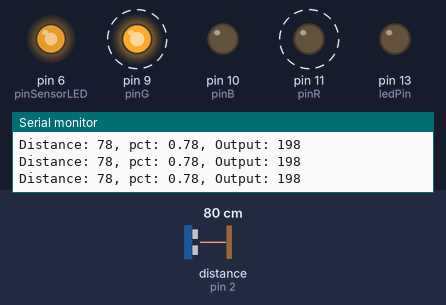
A sketch run on a simulated Arduino Uno, built with avr-gcc and run on an emulated ATmega328P. Parts: output pins drawn as LEDs (lit = HIGH), the last lines printed to the serial monitor. Wiring (inferred from the names in the program): ultrasonic range finder: trigger pin 3; echo pin 2. Dashed ring = blinking. The inputs (shaded band) are chosen by the test bench; at power-on: distance to the obstacle (sensor on pin 2) 80 cm. The echo pulse lasts 58.3 µs per cm; pins used as bus, display or sensor lines are not drawn.

Above: at 1.2 s.
1.3 s: distance to the obstacle (sensor on pin 2) set to 12 cm
At 1.9 s:
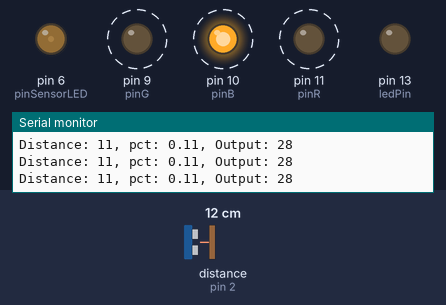
4.3 s: distance to the obstacle (sensor on pin 2) set to 9 cm
At 4.47 s:
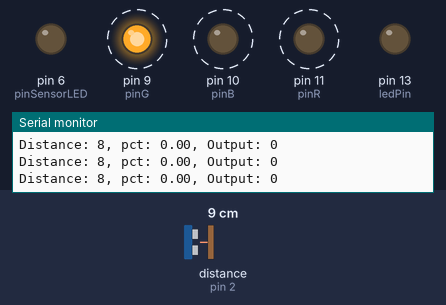
7.3 s: distance to the obstacle (sensor on pin 2) set to 120 cm
At 7.9 s:
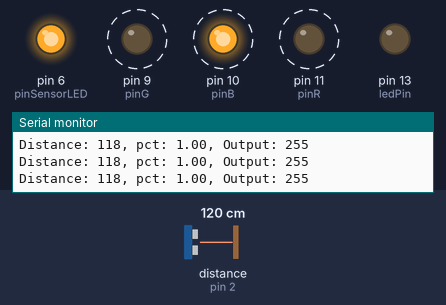
10.3 s: distance to the obstacle (sensor on pin 2) set to 35 cm
At 11.7 s:
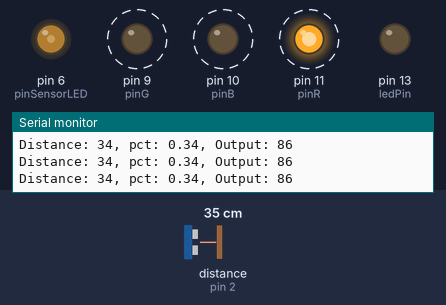
13.3 s: distance to the obstacle (sensor on pin 2) set to 60 cm
At 14.2 s:
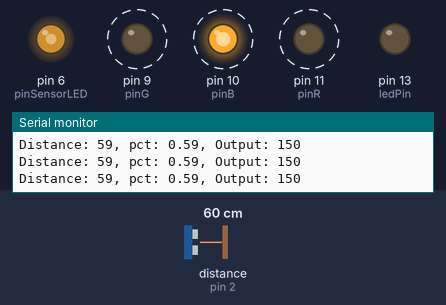
16.3 s: distance to the obstacle (sensor on pin 2) set to 250 cm
At 17.8 s:
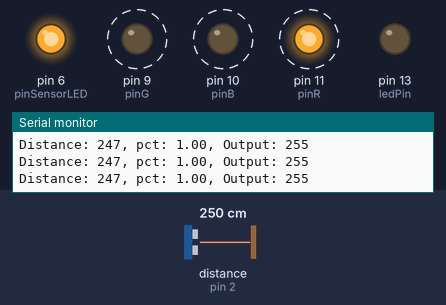
Timing chart, 0 to 20.3 s (numbered marks = the images above; inputs shaded):
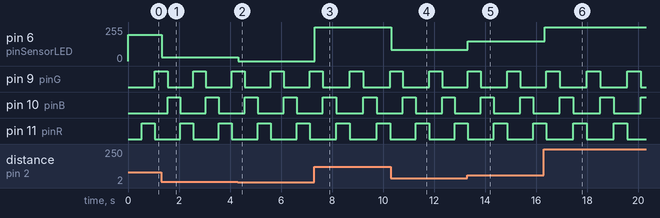

The sketch:

ArduinoUnoHome.ino
```cpp
// constants won't change. Used here to set a pin number:
const int ledPin =  LED_BUILTIN;// the number of the LED pin

// Variables will change:
int ledState = LOW;             // ledState used to set the LED

// Generally, you should use "unsigned long" for variables that hold time
// The value will quickly become too large for an int to store
unsigned long previousMillis = 0;        // will store last time LED was updated

// constants won't change:
const long interval = 500;           // interval at which to blink (milliseconds)

/////////////////////////////////////////////
unsigned long previousMilisTest = 0;        // will store last time LED was updated
const int pinR=11;
const int pinB=10;
const int pinG=9;

int myPins[] = {pinR, pinG, pinB};
int currentPinIndex = 0;

/////////////////////////////////////////////
unsigned long animatedMilisTest = 0;        // will store last time LED was updated
int animatedCurrentValue = 0;


/////////////////////////////////////////////
const int pinSensorPIR = 12;
const int pinSensorLED = 6;
int valPIR = 0;         // variable to store the read value

/////////////////////////////////////////////
unsigned long aproxMilisTest = 0;
const int trigPin = 3;
const int echoPin = 2;
// defines variables
long duration;
int distance;
const int rangeWidth = 4;
const int changeTreshold = 4;
int currentBaseDistance = 0;
int changeCandidateDistance = 0;
int changeCounter = 0;


void setup() {
  Serial.begin(9600);
  // set the digital pin as output:
  pinMode(ledPin, OUTPUT);

  pinMode(pinR,OUTPUT);
  pinMode(pinB,OUTPUT);
  pinMode(pinG,OUTPUT);

  // ALWAYS CHECK IF PIN MODE WAS SET FOR PINs
  pinMode(trigPin,OUTPUT);
  pinMode(echoPin,INPUT);

  Serial.print("test=");
  Serial.println(sizeof(myPins));
}

void loop() {
//  blinkBuiltInLED();

  testMyLED();
//  animatedColoringLED();

//  handlePIR();

  testAprox();
}

bool inRange(int rangeBase, int candidate) {
  int rangeLeftBound = rangeBase - rangeWidth / 2;
  int rangeRightBound = rangeBase + rangeWidth / 2;
  return candidate >= rangeLeftBound || candidate <= rangeRightBound;
}

void testAprox() {
  // Clears the trigPin
  digitalWrite(trigPin, LOW);
  delayMicroseconds(2);
  // Sets the trigPin on HIGH state for 10 micro seconds
  digitalWrite(trigPin, HIGH);
  delayMicroseconds(10);
  digitalWrite(trigPin, LOW);
  // Reads the echoPin, returns the sound wave travel time in microseconds
  duration = pulseIn(echoPin, HIGH);
  // Calculating the distance
  distance= duration*0.034/2;

  bool isValid = false;
  if (inRange(distance, currentBaseDistance)) {
    // in range
    isValid = true;
    changeCounter = 0;
  } else {
    // not in range
    if (inRange(distance, changeCandidateDistance)) {
      changeCounter = changeCounter + 1;
    } else {
      changeCounter = 0;
    }

    changeCandidateDistance = distance;
    if (changeCounter >= changeTreshold) {
      currentBaseDistance = distance;
      isValid = true;
      changeCounter = 0;
    }
  }

  if (isValid) {
    // 1 meter is a max distance considered here
    int maxDistance = 100;
    int minDistance = 10;
    int tempDistance = distance;
    if (tempDistance > maxDistance)
    {
      tempDistance = maxDistance;
    }
    else if (tempDistance < minDistance) {
      tempDistance = 0;
    }
    float pct = ((float)tempDistance) / maxDistance;
    int minOutput = 0;
    int maxOutput = 255;
    float output =  pct * (maxOutput - minOutput) + minOutput ;
    int finalOutput = (int)output;
    analogWrite(pinSensorLED, finalOutput);


    // Prints the distance on the Serial Monitor
    Serial.print("Distance: ");
    Serial.print(distance);
    Serial.print(", pct: ");
    Serial.print(pct);
    Serial.print(", Output: ");
    Serial.println(finalOutput);
  }
}

void handlePIR() {
  valPIR= digitalRead(pinSensorPIR);
  Serial.print("sensor=");
  Serial.println(valPIR);
  int state = LOW;
  if (valPIR != 0) {
    state = HIGH;
  }
  digitalWrite(pinSensorLED, state);  // analogRead values go from 0 to 1023, analogWrite values from 0 to 255
}

void animatedColoringLED() {
    unsigned long currentMillis = millis();
    if (currentMillis - animatedMilisTest >= 5) {
      animatedMilisTest = currentMillis;

      analogWrite(pinG, animatedCurrentValue);  // analogRead values go from 0 to 1023, analogWrite values from 0 to 255
      animatedCurrentValue = (animatedCurrentValue + 1) % 256;
    }
}

void testMyLED() {
  unsigned long currentMillis = millis();
  if (currentMillis - previousMilisTest >= interval) {
    previousMilisTest = currentMillis;

    for(int i = 0; i < sizeof(myPins) / 2; i++) {
      int state = LOW;
      if (i == currentPinIndex) {
        state = HIGH;
      }

      digitalWrite(myPins[i], state);
    }

    currentPinIndex = (currentPinIndex + 1) % (sizeof(myPins) / 2);
  }
}

void blinkBuiltInLED()
{
    // here is where you'd put code that needs to be running all the time.

  // check to see if it's time to blink the LED; that is, if the difference
  // between the current time and last time you blinked the LED is bigger than
  // the interval at which you want to blink the LED.
  unsigned long currentMillis = millis();

  if (currentMillis - previousMillis >= interval) {
    // save the last time you blinked the LED
    previousMillis = currentMillis;

    // if the LED is off turn it on and vice-versa:
    if (ledState == LOW) {
      ledState = HIGH;
    } else {
      ledState = LOW;
    }

    // set the LED with the ledState of the variable:
    digitalWrite(ledPin, ledState);
  }
}
```

Measured:
- after the input at 1.3 s, pin 6 (pinSensorLED): 198/255 → 28/255 at once
- after the input at 4.3 s, pin 6 (pinSensorLED): 28/255 → 0/255 at once
- after the input at 7.3 s, pin 6 (pinSensorLED): 0/255 → 255/255 at once
- after the input at 10.3 s, pin 6 (pinSensorLED): 255/255 → 86/255 at once
- after the input at 13.3 s, pin 6 (pinSensorLED): 86/255 → 150/255 at once
- after the input at 16.3 s, pin 6 (pinSensorLED): 150/255 → 255/255 at once
- by itself, pin 9 (pinG), pin 10 (pinB), pin 11 (pinR): alternates HIGH for 0.53 s and LOW for 1.1 s
